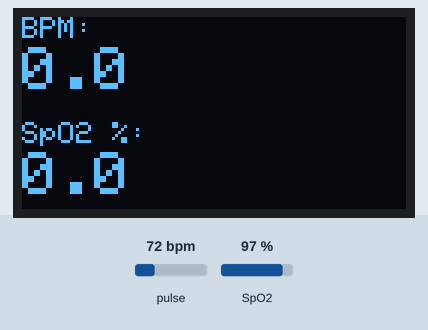
This sketch was run on a simulated ESP8266 (NodeMCU). Parts: 128×64 one-colour display. The test bench sets the inputs (shaded band); at power-on: pulse 72 bpm, SpO2 97 %. WiFi joins after 1.5 s; servers stay silent unless stated; the display library's start-up logo is not drawn; random numbers use the default seed unless the sketch sets one; no MQTT or app messages arrive unless stated; what the sketch prints to the serial monitor is not drawn.

Above: at 5.8 s.
5.9 s: pulse set to 130 bpm
At 6.52 s:
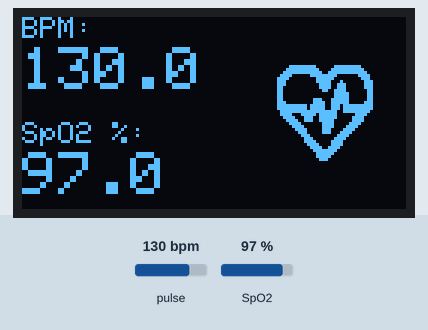
8.8 s: pulse set to 42 bpm
At 11.1 s:
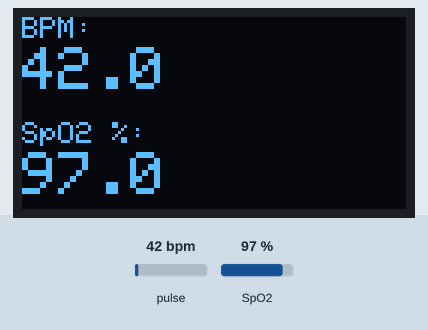
11.7 s: SpO2 set to 80 %
At 14.1 s:
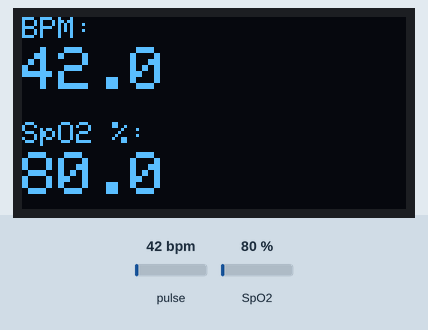
14.5 s: pulse set to 100 bpm
At 14.87 s:
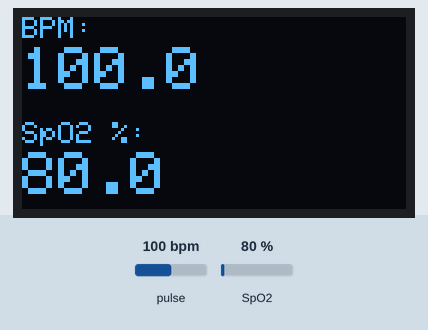
16.1 s: SpO2 set to 85 %
At 18.0 s:
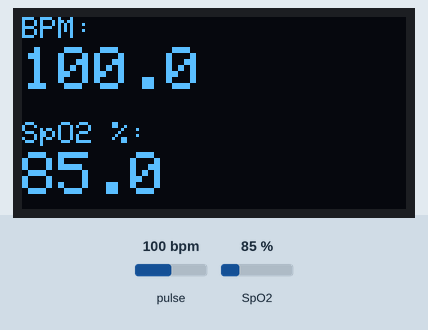
Timing chart, 0 to 18.7 s (numbered marks = the images above; inputs shaded):
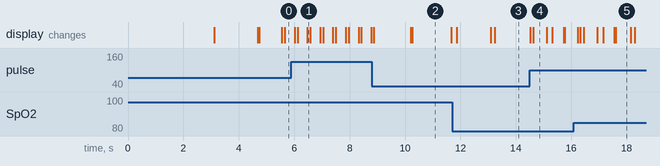

Measured:
- what the display in image 2 shows lasts 1.4 s, from 10.3 s to 11.7 s
- what the display in image 4 shows lasts 0.5 s, from 14.6 s to 15.1 s

The sketch:

MainScetch.ino
```cpp
#include <ESP8266WiFi.h>
#include <PubSubClient.h>
#include <SPI.h>
#include <Wire.h>
#include <Adafruit_GFX.h>
#include <Adafruit_SSD1306.h>
#include "MAX30100_PulseOximeter.h"

// --- WiFi Configuration ---
const char* ssid     = "Hamza";
const char* password = "123456789";

// --- MQTT Configuration ---
const char* MQTT_HOST = "195.174.160.31";
const uint16_t MQTT_PORT = 1883;

// --- MQTT Topics ---

const char* TOPIC_BPM  = "medical/test/bpm";
const char* TOPIC_SPO2 = "medical/test/spo2";
const char* TOPIC_RSSI = "copilot/data/esp8266/rssi";
const char* TOPIC_Temp = "medical/test/temp";

// --- OLED Display Settings ---
#define SCREEN_WIDTH 128
#define SCREEN_HEIGHT 64
#define OLED_RESET    -1
#define SCREEN_ADDRESS 0x3C
Adafruit_SSD1306 display(SCREEN_WIDTH, SCREEN_HEIGHT, &Wire, OLED_RESET);

// --- Pulse Oximeter Settings ---
PulseOximeter pox;
#define REPORTING_PERIOD_MS 200 // Send data every 1 second
uint32_t tsLastReport = 0;

// --- Network Objects ---
WiFiClient espClient;
PubSubClient mqtt(espClient);

// --- Bitmap for Heart Icon ---
const unsigned char bitmap [] PROGMEM = {
    0x0f, 0xf8, 0x1f, 0xf0, 0x1f, 0xfc, 0x3f, 0xf8, 0x3f, 0xfe, 0x7f, 0xfc, 0x78, 0x1f, 0xf0, 0x1e,
    0xf0, 0x07, 0xe0, 0x0e, 0xe0, 0x07, 0xc4, 0x07, 0xe0, 0x03, 0xce, 0x07, 0xc0, 0x03, 0xce, 0x07,
    0xc0, 0x01, 0x9e, 0x03, 0xc0, 0x00, 0x1f, 0x03, 0xc0, 0x00, 0x1f, 0x03, 0xc0, 0x0e, 0x3f, 0x03,
    0xe0, 0x0f, 0x3f, 0x07, 0xff, 0xdf, 0x3b, 0xff, 0xff, 0xdf, 0x3b, 0xff, 0x7f, 0xff, 0xf3, 0xfe,
    0x78, 0xfb, 0xf0, 0x3c, 0x3c, 0x73, 0xf0, 0x78, 0x1e, 0x73, 0xe0, 0x78, 0x0f, 0x01, 0xe0, 0xf0,
    0x07, 0x81, 0xe1, 0xe0, 0x03, 0xc1, 0xc3, 0xc0, 0x01, 0xc1, 0xc7, 0x80, 0x00, 0xe0, 0x0f, 0x00,
    0x00, 0x70, 0x1e, 0x00, 0x00, 0x78, 0x3c, 0x00, 0x00, 0x3c, 0x3c, 0x00, 0x00, 0x1e, 0x78, 0x00,
    0x00, 0x0f, 0xf0, 0x00, 0x00, 0x07, 0xe0, 0x00, 0x00, 0x07, 0xc0, 0x00, 0x00, 0x03, 0x80, 0x00
};

// --- Callback for Heartbeat ---
void onBeatDetected() {
    Serial.println("Beat!");
    display.drawBitmap(85, 16, bitmap, 32, 32, 1);
    display.display();
}

// --- Connection Helpers ---
void connectWiFi() {
    if (WiFi.status() == WL_CONNECTED) return;
    Serial.print("Connecting to "); Serial.println(ssid);
    WiFi.begin(ssid, password);
    while (WiFi.status() != WL_CONNECTED) {
        delay(500); Serial.print(".");
    }
    Serial.println("\nWiFi connected");
}

void connectMQTT() {
    mqtt.setServer(MQTT_HOST, MQTT_PORT);
    while (!mqtt.connected()) {
        String clientId = "esp8266-health-" + String(ESP.getChipId(), HEX);
        Serial.print("Connecting to MQTT...");
        if (mqtt.connect(clientId.c_str())) {
            Serial.println("connected!");
        } else {
            Serial.print("failed, rc="); Serial.print(mqtt.state());
            Serial.println(" retrying in 1s");
            delay(1000);
        }
    }
}

// --- Publishing Helpers ---
void publishJsonLong(const char* topic, long value) {
  char payload[32];
  snprintf(payload, sizeof(payload), "{\"value\":%ld}", value);
  mqtt.publish(topic, payload, true);
}

void publishJsonFloat(const char* topic, float value, int decimals = 1) {
  char payload[32];
  snprintf(payload, sizeof(payload), "{\"value\":%.*f}", decimals, value);
  mqtt.publish(topic, payload, true); // retain
}

void setup() {
    Serial.begin(115200);

 if (!display.begin(SSD1306_SWITCHCAPVCC, SCREEN_ADDRESS)) {
    Serial.println(F("SSD1306 allocation failed"));
    for(;;); // Don't proceed, loop forever
  }
  display.display();
  delay(3000);
  display.clearDisplay();
    // Initialize OLED
    if(!display.begin(SSD1306_SWITCHCAPVCC, SCREEN_ADDRESS)) {
        Serial.println(F("SSD1306 failed"));
        for(;;);
    }
    display.clearDisplay();
    display.setTextSize(1);
    display.setTextColor(1);
    display.setCursor(0,0);
    display.println("Connecting WiFi...");
    display.display();

    connectWiFi();
    connectMQTT();

    // Initialize Pulse Oximeter
    display.clearDisplay();
    display.setCursor(0,0);
    display.println("Init MAX30100...");
    display.display();

    if (!pox.begin()) {
        Serial.println("MAX30100 FAILED");
        display.println("FAILED");
        display.display();
        for(;;);
    } else {
        Serial.println("MAX30100 SUCCESS");
        pox.setOnBeatDetectedCallback(onBeatDetected);
    }
}

void loop() {
    // Crucial: Update sensor as often as possible
    pox.update();

    // Maintain connections
    if (WiFi.status() != WL_CONNECTED) connectWiFi();
    if (!mqtt.connected()) connectMQTT();
    mqtt.loop();

    // Periodic Data Reporting (Logic from Code 1 & 2 merged)
    if (millis() - tsLastReport > REPORTING_PERIOD_MS) {

         float bpm  = pox.getHeartRate();
         float spo2 = pox.getSpO2();
         long rssi  = WiFi.RSSI();

            publishJsonFloat(TOPIC_BPM,  bpm,  1);
            publishJsonFloat(TOPIC_SPO2, spo2, 1);
            publishJsonLong (TOPIC_RSSI, rssi);

            float tempC = 36.5 + (float)random(0, 30) / 10.0;
            publishJsonFloat(TOPIC_Temp, tempC, 1);

        // 2. Update Serial
        Serial.print("Heart BPM: "); Serial.print(bpm);
        Serial.print(" | SpO2: "); Serial.println(spo2);

        // 3. Update OLED (Logic from Code 1)
        display.clearDisplay();
        display.setTextSize(1);
        display.setCursor(0, 0);
        display.print("BPM:");
        display.setTextSize(2);
        display.setCursor(0, 10);
        display.print(bpm, 1);
        display.setTextSize(1);
        display.setCursor(0, 35);
        display.print("SpO2 %:");
        display.setTextSize(2);
        display.setCursor(0, 45);
        display.print(spo2, 1);
        display.display();

        tsLastReport = millis();
    }
}
```
